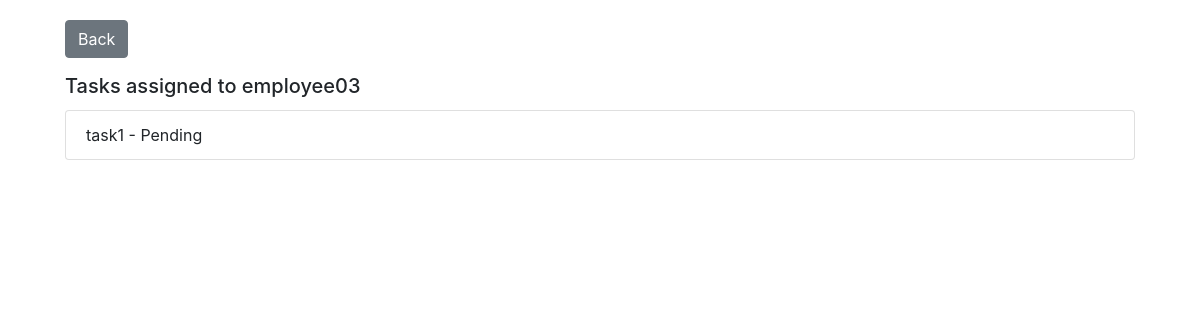
The app's page /manager/employee/9/tasks/, older data.
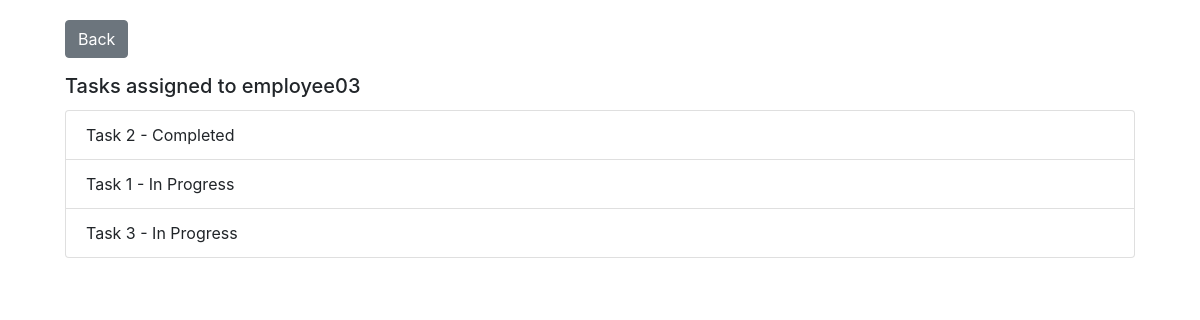
The same page, newer data.
### manager/models.py (models this page shows, shortened)
class Task(models.Model):
    STATUS_CHOICES = [
        ('Pending', 'Pending'),
        ('In Progress', 'In Progress'),
        ('Completed', 'Completed'),
    ]
    PRIORITY_CHOICES = [
        ('0', '0'),
        ('1', '1'),
        ('2', '2'),
        ('3', '3'),
        ('4', '4'),
    ]
    task_name = models.CharField(max_length=50,unique=True)
    task_desc = models.CharField(max_length=100)
    task_status = models.CharField(max_length=20, choices=STATUS_CHOICES, default='Pending')
    task_priority = models.CharField(max_length=20, choices=PRIORITY_CHOICES, default='2')
    employee = models.ForeignKey('accounts.CustomUser', on_delete=models.CASCADE, related_name='assigned_tasks',limit_choices_to={'is_manager': False})
    manager = models.ForeignKey('accounts.CustomUser', on_delete=models.CASCADE, related_name='managed_tasks', limit_choices_to={'is_manager': True})
    project = models.ForeignKey(Project, on_delete=models.CASCADE)

### manager/views.py (the view)
# urls.py: path('employee/<int:employee_id>/tasks/', views.employee_tasks, name='employee_tasks'),
def employee_tasks(request, employee_id):
    tasks = Task.objects.filter(employee_id=employee_id)
    employee = get_object_or_404(CustomUser, id=employee_id)
    return render(request, 'employee_tasks.html', {'tasks': tasks, 'employee': employee})

### manager/templates/employee_tasks.html (shortened to what this page needs)
<!DOCTYPE html>
<html lang="en">
<head>
    <link href="https://stackpath.bootstrapcdn.com/bootstrap/4.5.2/css/bootstrap.min.css" rel="stylesheet">
</head>
<body>
<div class="container">
    <div class="card-body">
        <a href="{% url "manager-home" %}" class="btn btn-secondary mb-3">Back</a>
        <h5 class="card-title">Tasks assigned to {{ employee.username }}</h5>
        <ul class="list-group">
            {% for task in tasks %}
                <li class="list-group-item">{{ task.task_name }} - {{ task.task_status }}</li>
            {% empty %}
                <li class="list-group-item">No tasks assigned to this employee.</li>
            {% endfor %}
        </ul>
    </div>
</div>
</body>
</html>

Row changes from the older to the newer data that the page shows:
now on this page (row edited): Task: task_name "Task 2", task_status "Completed"
changed Task: task_name "task1" → "Task 1"; task_status "Pending" → "In Progress"
added Task: task_name "Task 3", task_status "In Progress"
